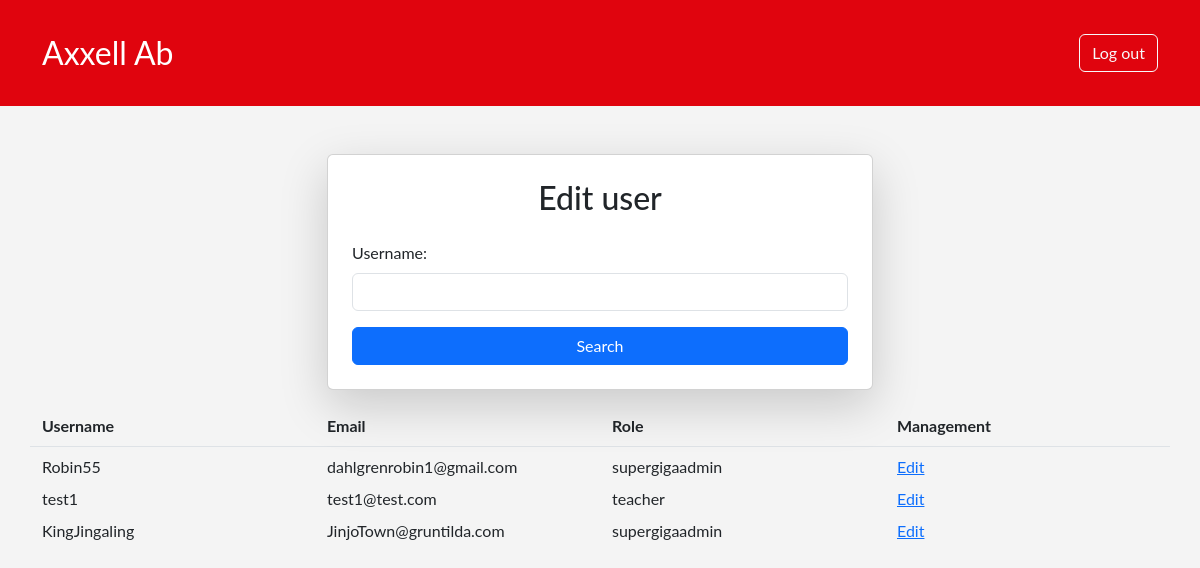
The app's page /user-management.php (signed in) with its own data.
### tables this page shows
CREATE TABLE `users` (
  `u_id` int(11) NOT NULL,
  `u_uname` varchar(255) NOT NULL,
  `u_mail` varchar(255) NOT NULL,
  `u_password` varchar(300) NOT NULL,
  `u_role_fk` int(11) NOT NULL
);

CREATE TABLE `roles` (
  `r_id` int(11) NOT NULL,
  `r_name` varchar(255) NOT NULL,
  `r_level` int(11) NOT NULL
);

### user-management.php (the view, shortened to what this page needs)
<?php
require_once "include/header.php";
$userList["data"] = $pdo->query("
			SELECT u_id, u_uname, u_mail, r_name, r_level
			FROM users
			INNER JOIN roles
			ON users.u_role_fk = roles.r_id
			LIMIT 10")->fetchAll();
?>
<div class="container mt-5">
    <div class="row justify-content-center">
        <div class="col-md-6">
            <div class="card shadow-lg p-4">
                <h2 class="text-center mb-4">Edit user</h2>
                <form action="" method="POST">
                    <div class="mb-3">
                        <label for="uname" class="form-label">Username:</label>
                        <input type="text" value="" id="uname" name="uname" class="form-control" required>
                    </div>
                    <div class="d-grid">
                        <button type="submit" name="searchuser-submit" class="btn btn-primary">Search</button>
                    </div>
                </form>
            </div>
        </div>
    </div>
	<div class="row">
		<div class="container mt-4">
			<div class="row fw-bold border-bottom pb-2 mb-2">
				<div class="col-3">Username</div>
				<div class="col-3">Email</div>
				<div class="col-3">Role</div>
				<div class="col-3">Management</div>
			</div>
    <?php
	if(!empty($userList["data"])):
	foreach ($userList["data"] as $userRow):
	?>
        <div class="row mb-2">
            <div class="col"><?= htmlspecialchars($userRow['u_uname']) ?></div>
            <div class="col"><?= htmlspecialchars($userRow['u_mail']) ?></div>
            <div class="col"><?= htmlspecialchars($userRow['r_name']) ?></div>
            <div class="col"><a href="edit-user.php?uid=<?= htmlspecialchars($userRow['u_id']) ?>">Edit</a></div>
        </div>
    <?php
	endforeach;
	else:
		  echo "<div class='col text-center'>No result</div>";
	endif;
	?>
		</div>
	</div>
</div>

### style.css (style rules this page uses)
body { margin: 0; padding: 0; font-family: 'Lato', sans-serif; background-color: #f4f4f4; }

### records on screen
users: u_uname "Robin55", u_mail "dahlgrenrobin1@gmail.com", u_role_fk.r_name "supergigaadmin"
users: u_uname "test1", u_mail "test1@test.com", u_role_fk.r_name "teacher"
users: u_uname "KingJingaling", u_mail "JinjoTown@gruntilda.com", u_role_fk.r_name "supergigaadmin"
